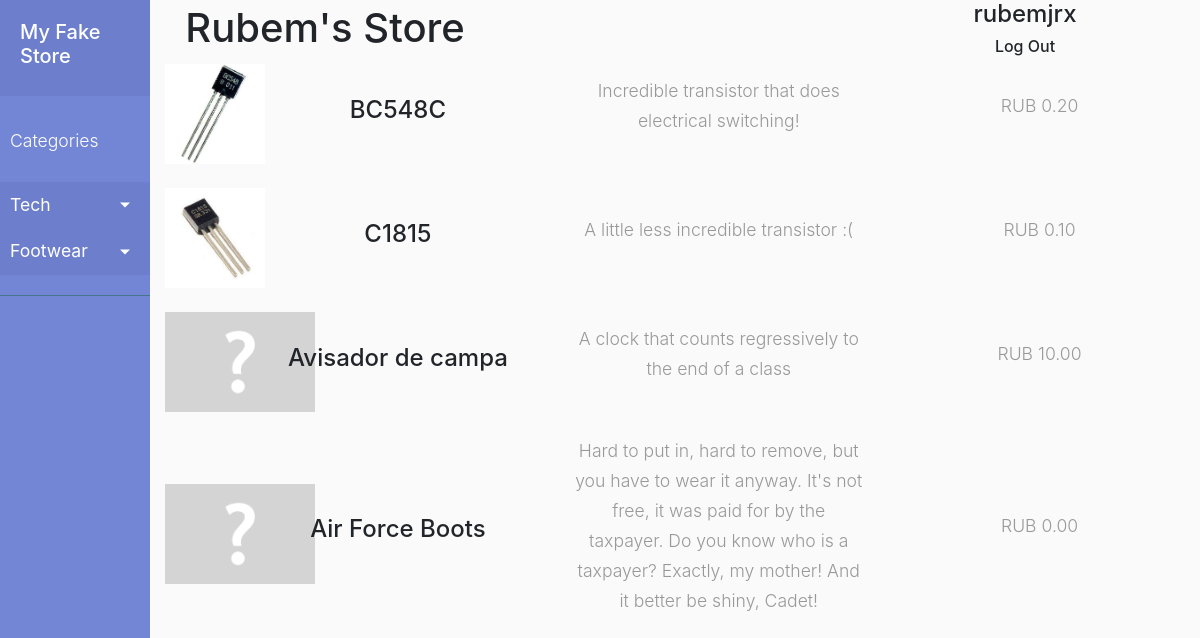
The app's page / (signed in) with its own data.
### store/models.py (models this page shows, shortened)
class storeCategory(models.Model):
    name = models.CharField(max_length=40)
    description = models.CharField(max_length=100)
    parent_id = models.ForeignKey("storeCategory", on_delete=models.SET_NULL, null=True, blank=True)

class storeItem(models.Model):
    image = models.ImageField(null=True, blank=True, upload_to=get_media_path)
    name = models.CharField(max_length=40)
    description = models.CharField(max_length=200)
    price = models.DecimalField(max_digits=10, decimal_places=2)
    category_id = models.ForeignKey(storeCategory, on_delete=models.SET_NULL, null=True, blank=True)
    inStock = models.IntegerField()

### store/views.py (the view)
# urls.py: path('', views.get_home_page),
def get_home_page(request):
    categories = storeCategory.objects.all()
    items = storeItem.objects.all()
    return render(request, 'store/main_page.html', {'items' : items, 'categories':categories})

### store/templates/store/main_page.html (shortened to what this page needs)
{% extends 'store/base.html' %}
{% block content %}
{%for item in items%}
    <div class="row align-items-center">
        <div class="col-1">
            {% if item.image %}
            <img src="{{item.image.url}}" style="height:100px;">
            {% else %}
            <img src="/media/none.png" style="height: 100px;">
            {% endif %}
        </div>
        <div class="col" id="item_name">
            <a href="/items/{{item.id}}"><h4>{{item.name}}</h4> </a>
        </div>
        <div class="col">
            <p>{{item.description}}</p>
        </div>
        <div class="col">
            <p>RUB {{item.price}}</p>
        </div>
    </div>
    <br>
{% endfor %}
{% endblock %}
{% load static %}

### store/templates/store/base.html (shortened to what this page needs)
{% load static %}
<html>
    <head>
        <link rel="stylesheet" href="https://stackpath.bootstrapcdn.com/bootstrap/4.1.3/css/bootstrap.min.css">
        <link rel="stylesheet" href="{% static '/css/store.css' %}">
    </head>
    <body>
        <div class="wrapper">
            {% if categories %}
            <nav id="sidebar">
                <div class="sidebar-header">
                    <h5><a href="/">My Fake Store</a></h5>
                </div>
                <ul class="list-unstyled components">
                        <p>Categories</p>
                        <li class="active">
                        {% for cat in categories %}
                            {% if cat.parent_id == None %}
                                <a href="#{{cat.name}}Submenu" data-toggle="collapse" aria-expanded="false" class="dropdown-toggle">{{cat.name}}</a>
                            {% endif %}
                        {% endfor %}
                        </li>
                </ul>
            </nav>
            {% endif %}
            <div id="content">
                <div class="container-fluid">
                    <div class="row align-items-center" id="bar">
                        <div class="col" id="Title">
                            <a href="/"><h1>Rubem's Store</h1></a>
                        </div>
                        <div class="col" id="search">
                        </div>
                        <div class="col" id="search">
                            {% if user.id %}
                            <a href="/accounts/profile"><h4>{{user}} </h4></a><h6><a href="/logout">Log Out</a></h6>
                            {% else %}
                            <a href="/login"><h4>Log In</h4></a>
                            {% endif %}
                        </div>
                    </div>
                    {% block content %}
                    {% endblock %}
                </div>
            </div>
        </div>
    </body>
</html>

### store/static/css/store.css (style rules this page uses)
#content { width: 100%; }
.col { text-align: center; }
.wrapper { display: flex; width: 100%; align-items: stretch; }
#sidebar { min-width: 150px; max-width: 150px; min-height: 100vh; background: #7386D5; color: #fff; transition: all 0.3s; }
a[data-toggle="collapse"] { position: relative; }
.dropdown-toggle::after { display: block; position: absolute; top: 50%; right: 20px; transform: translateY(-50%); }
body { background: #fafafa; }
p { font-size: 1.1em; font-weight: 300; line-height: 1.7em; color: #999; }
a, a:hover, a:focus { color: inherit; text-decoration: none; transition: all 0.3s; }
#sidebar .sidebar-header { padding: 20px; background: #6d7fcc; }
#sidebar ul.components { padding: 20px 0; border-bottom: 1px solid #47748b; }
#sidebar ul p { color: #fff; padding: 10px; }
#sidebar ul li a { padding: 10px; font-size: 1.1em; display: block; }
#sidebar ul li.active > a, a[aria-expanded="true"] { color: #fff; background: #6d7fcc; }

### records on screen
storeCategory: name "Tech"
storeCategory: name "Footwear"
storeItem: image (picture), name "BC548C", description "Incredible transistor that does electrical switching!", price "0.20"
storeItem: image (picture), name "C1815", description "A little less incredible transistor :(", price "0.10"
storeItem: name "Avisador de campa", description "A clock that counts regressively to the end of a class", price "10.00"
storeItem: name "Air Force Boots", description "Hard to put in, hard to remove, but you have to wear it anyway. It's not free, it was paid for by the taxpayer. Do you know who is a taxpayer? Exactly, my mother! And it better be shiny, Cadet!", price "0.00"

### other values on screen
{{ user }} "rubemjrx"
